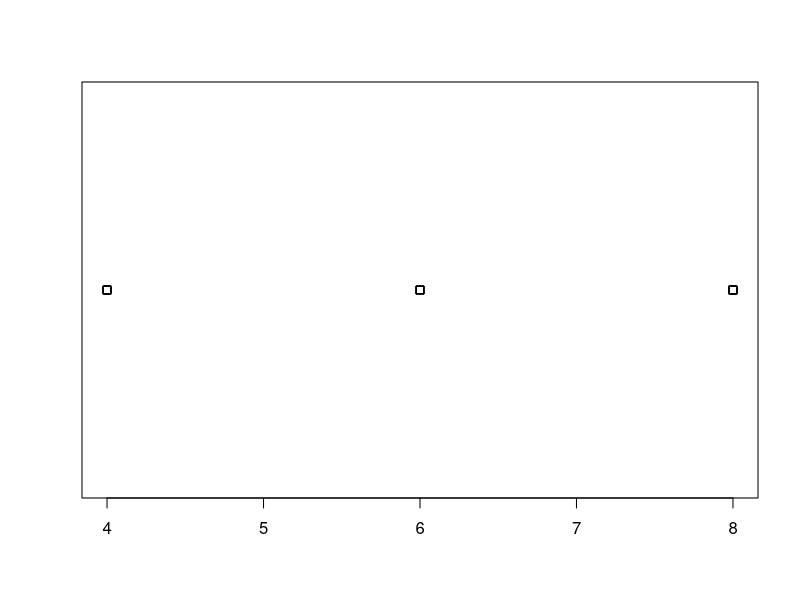
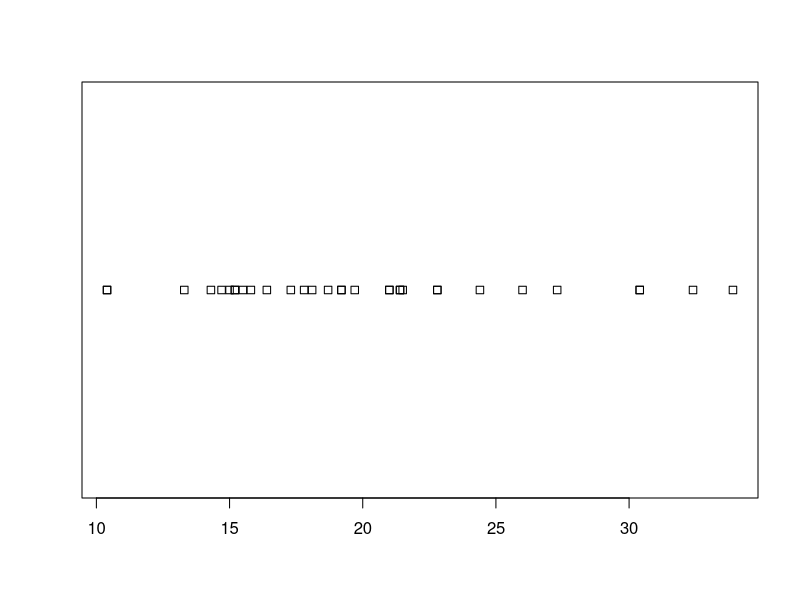
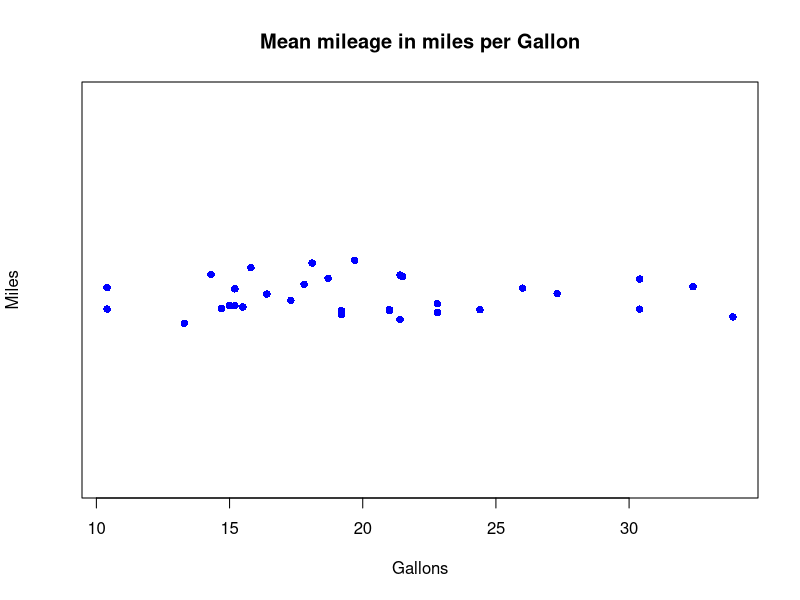
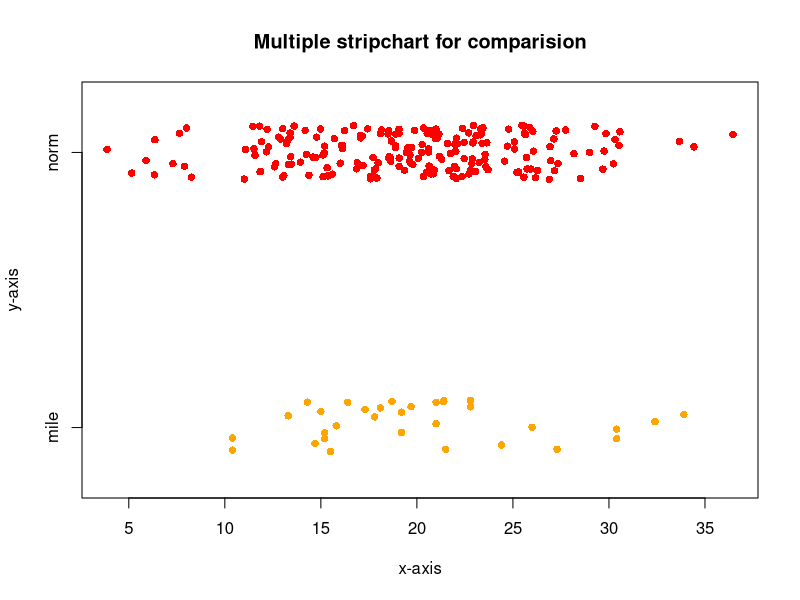
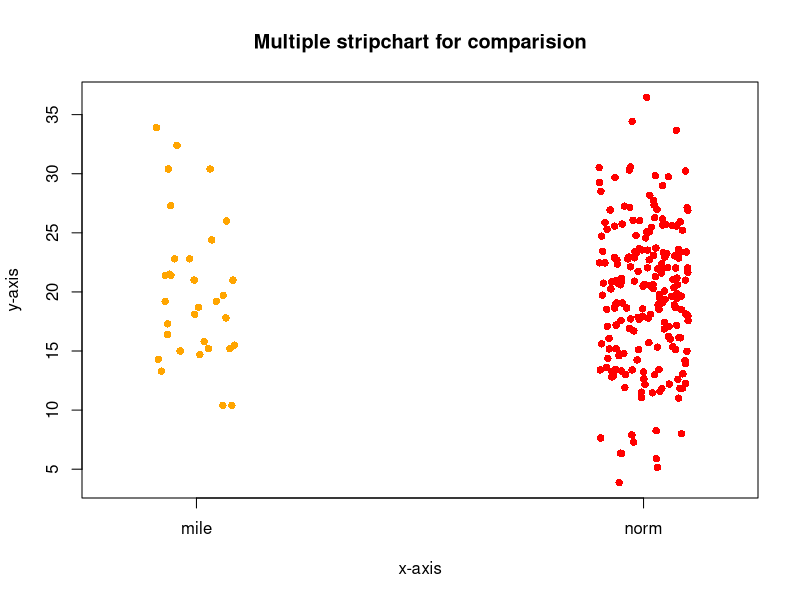

R code for these plots, in order:
#stripchart produces one dimensional scatter plots (or dot plots) of the given data. 
#These plots are a good alternative to boxplots when sample sizes are small.


mtcars
str(mtcars)
stripchart((mtcars$cyl))
stripchart(mtcars$mpg)



stripchart(mtcars$mpg,
           main="Mean mileage in miles per Gallon",
           xlab="Gallons",
           ylab="Miles",
           method="jitter",
           col="blue",
           pch=16
)

#multiple strip charts

mile=mtcars$mpg
mileNorm <- rnorm(200,mean=mean(mile, na.rm=TRUE), sd = sd(mile, na.rm=TRUE))
x <- list("mile"=mile, "norm"=mileNorm)


stripchart(x,
           main="Multiple stripchart for comparision",
           xlab="x-axis",
           ylab="y-axis",
           method="jitter",
           col=c("orange","red"),
           pch=16
)


stripchart(x,
           main="Multiple stripchart for comparision",
           xlab="x-axis",
           ylab="y-axis",
           method="jitter",
           col=c("orange","red"),
           vertical =TRUE,  #FOR MAKING IT VERTICAL
           pch=16
)


#head(mtcars)
#mean(mtcars$mpg)
#sd(mtcars$mpg)
#nnorm(200,20,3)


